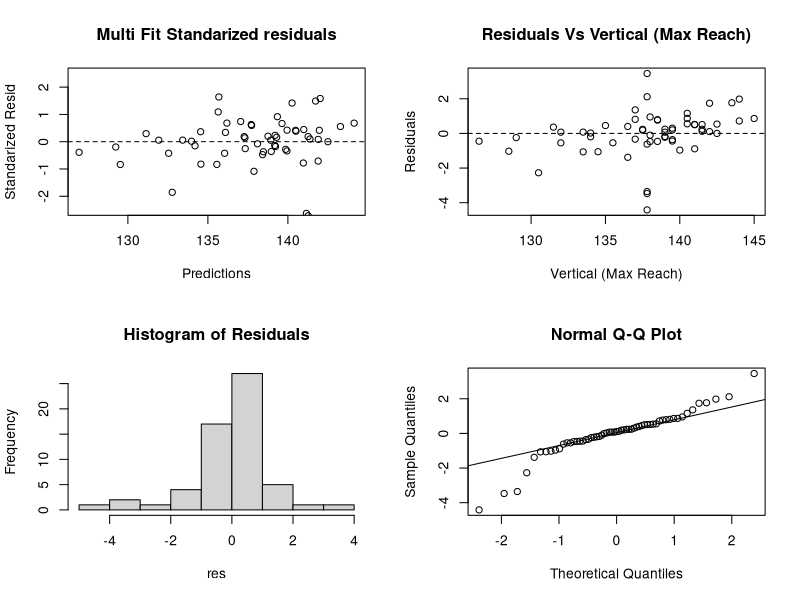

Source code (R):
data <- read.csv("./2014_nba_draft_combine.csv")
data$X <- NULL
data$Year <- NULL
data$Player <- NULL
data$Draft.pick <-NULL
data$Bench <- NULL
attach(data)

# este da 0.8865
multi.fit = lm(data$Vertical..Max.Reach.~data$Height..No.Shoes.+data$Height..With.Shoes.+data$Standing.reach+data$Vertical..Max.
+data$Vertical..No.Step., data = data)

mean(multi.fit$residuals)
sum(multi.fit$residuals)

# qqplot(multi.fit$residuals,)
# hist(multi.fit$residuals)

shapiro.test(multi.fit$residuals)

library(lmtest)

dwtest(multi.fit)

bptest(multi.fit)
res <- multi.fit$residuals

layout(matrix(c(1,2,3,4),2,2,byrow=T))
plot(multi.fit$fitted.values, rstandard(multi.fit), 
main = "Multi Fit Standarized residuals",
xlab = "Predictions",
ylab = "Standarized Resid",
ylim = c(-2.5, 2.5))
abline(h=0,lty=2)
plot(Vertical..Max.Reach., res, 
main = "Residuals Vs Vertical (Max Reach)",
xlab = "Vertical (Max Reach)", ylab="Residuals")
abline(h=0, lty=2)
hist(res, main = "Histogram of Residuals")

qqnorm(res)
qqline(res)
